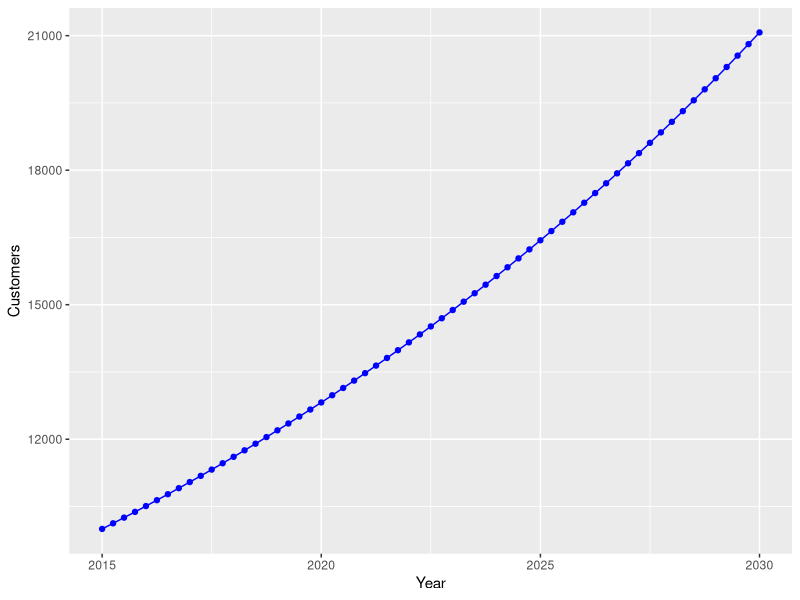
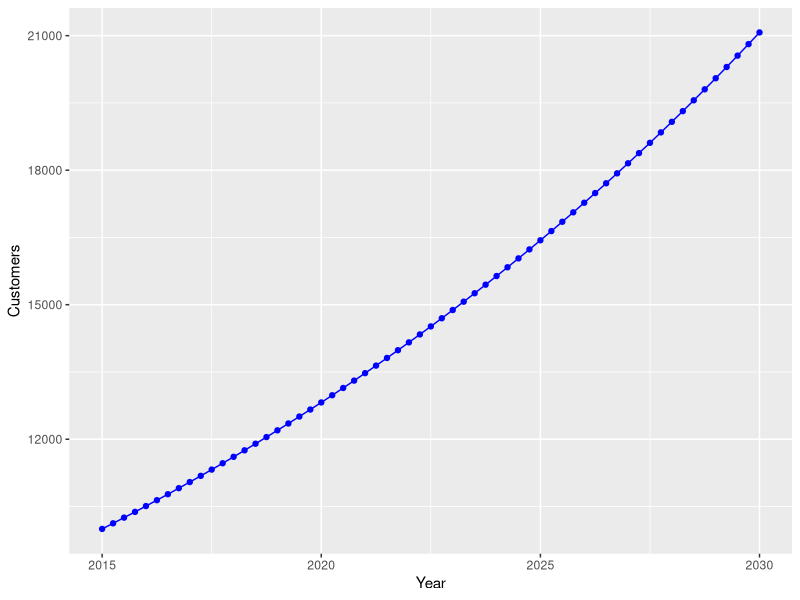

Write R code to recreate these figures, in order.
# Examples devloped from the book "System Dynamics modeling with R
# by Jim Duggan, Springer Verlag

install.packages("deSolve") 
# Package that solves differential equations
# https://journal.r-project.org/archive/2010-2/RJournal_2010-2_Soetaert~et~al.pdf
# https://cran.r-project.org/web/packages/deSolve/deSolve.pdf
require(deSolve)

# Model 1 is a 1 stock with inflow and outflow, p.41

# First, define the simulation time constants
Start <- 2015
Finish <- 2030
Step <- 0.25
simtime <- seq(Start, Finish, by=Step)

#reviewing the simtime variable
head(simtime)
tail(simtime)

# Second, two vectors are defined, for the stocks and for the auxiliary variables
# using the Hungarian notation
stocks <- c(sCustomers=10000)
auxs <- c(aGrowthFraction=0.08, aDeclineFraction=0.03)

# Third, create a function to implement the model equations
# this function takes in three variables: stocks, auxs and time
model <- function(time, stocks, auxs){
  with(as.list(c(stocks,auxs)),{
    fRecruits <- sCustomers*aGrowthFraction
    fLosses <- sCustomers*aDeclineFraction
    dC_dt <- fRecruits - fLosses
    return (list(c(dC_dt), 
                 Recruits=fRecruits, Losses=fLosses, 
                 GF=aGrowthFraction, DF=aDeclineFraction))
  })
}

# Fourth and finally, the model is solved by using the ode function
o <- data.frame(ode(y = stocks, times = simtime, func = model, parms = auxs, method = "euler"))

# we can now inspect the output o
head(o)
# we can also see the summary for the outputs that actually change i.e., columns 2,3, and 4
summary(o[,-c(1,5,6)])

# we can also visualize these outputs by using the ggplot2 library
require(ggplot2)
ggplot()+
  geom_line(data=o,aes(time,o$sCustomers),colour="blue")+
  geom_point(data=o,aes(time,o$sCustomers),colour="blue")+
  scale_y_continuous(labels = waiver())+
  ylab("Customers")+
  xlab("Year")

# we can also save the plot to a file
ggsave("customers.png")
